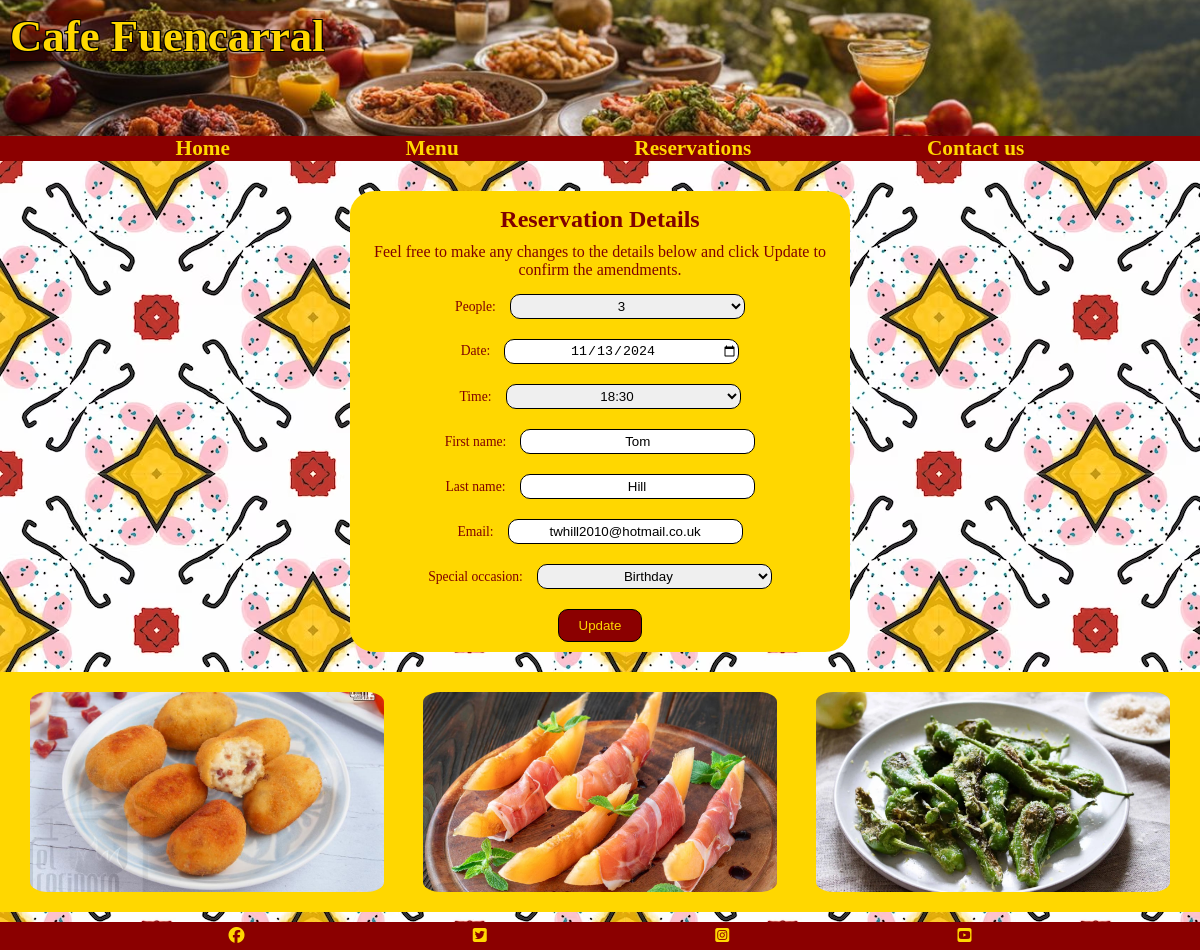
Before: /reservations/modify/FUE-JHITVHDZ/ with the older database file.
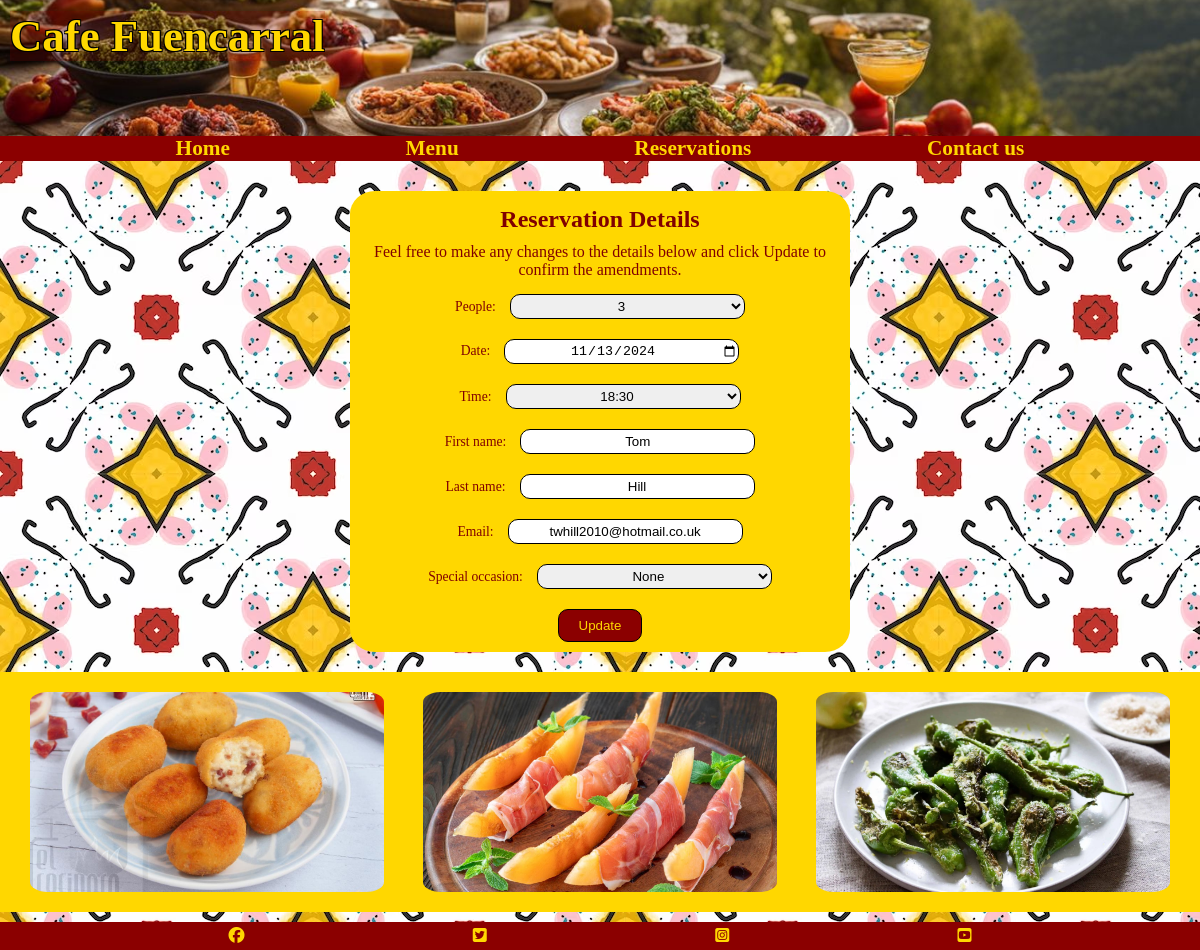
After: the same page with the newer database file.
### reservations/models.py (models this page shows, shortened)
class Reservation(models.Model):
    NUMBER_OF_PEOPLE_CHOICES = [
        (1, "1"),
        (2, "2"),
        (3, "3"),
        (4, "4"),
        (5, "5"),
        (6, "6"),
    ]
    TIME_OF_DAY_CHOICES = [
        (time(17, 0), "17:00"),
        (time(17, 30), "17:30"),
        (time(18, 0), "18:00"),
        (time(18, 30), "18:30"),
        (time(19, 0), "19:00"),
        (time(19, 30), "19:30"),
        (time(20, 0), "20:00"),
        (time(20, 30), "20:30"),
        (time(21, 0), "21:00"),
    ]
    SPECIAL_OCCASION_CHOICES = [
        ("None", "None"),
        ("Birthday", "Birthday"),
        ("Anniversary", "Anniversary"),
    ]
    STATUS_CHOICES = [
        ("Active", "Active"),
        ("Cancelled", "Cancelled"),
    ]
    people = models.IntegerField(choices=NUMBER_OF_PEOPLE_CHOICES)
    date = models.DateField()
    time = models.TimeField(choices=TIME_OF_DAY_CHOICES)
    first_name = models.CharField(max_length=200)
    last_name = models.CharField(max_length=200)
    email = models.EmailField(max_length=200)
    special_occasion = models.CharField(
        max_length=200,
        choices=SPECIAL_OCCASION_CHOICES,
        blank=True,
        default='None')
    code = models.CharField(max_length=20, blank=True, null=True)
    timestamp = models.DateTimeField(null=True, blank=True)
    status = models.CharField(
        max_length=200,
        choices=STATUS_CHOICES,
        default="Active"
    )

### reservations/views.py (the view)
# urls.py: path('modify/<str:code>/', views.modify_view, name='modify'),
def modify_view(request, code):
    reservation = get_object_or_404(Reservation, code=code)
    if reservation.status != "Active":
        return redirect('reservation:cancel', code=code)
    if request.method == 'POST':
        form = ReservationForm(request.POST, instance=reservation)
        if form.is_valid():
            form.save()
            return redirect('reservation:update', code=reservation.code)
    else:
        form = ReservationForm(instance=reservation)
    return render(request, 'reservations/modify.html', {'form': form, 'reservation': reservation})

### reservations/forms.py (shortened to what this page needs)
class ReservationForm(forms.ModelForm):
    class Meta:
        model = Reservation
        fields = ['people', 'date', 'time', 'first_name', 'last_name', 'email', 'special_occasion']
        widgets = {
            'date': forms.DateInput(attrs={'type': 'date'}),
            'first_name': forms.TextInput(attrs={'placeholder': 'First Name'}),
            'last_name': forms.TextInput(attrs={'placeholder': 'Last Name'}),
            'email': forms.EmailInput(attrs={'placeholder': 'Email'}),
        }

### reservations/templates/reservations/modify.html (shortened to what this page needs)
{% extends "base.html" %}
{% load static %}
{% block content %}
<main>
    <section class="box">
        <h2>Reservation Details</h2>
        <p>Feel free to make any changes to the details below and click Update to confirm the amendments.</p>
        {% if error_message %}
            <p>{{ error_message }}</p>
        {% else %}
            <form method="POST">
                {{ form.as_p }}
                <button type="submit">Update</button>
            </form>
        {% endif %}
    </section>
    <section class="images">
        <div id="croquetas"></div>
        <div id="melon"></div>
        <div id="peppers"></div>
    </section>
</main>
{% endblock %}

### templates/base.html (shortened to what this page needs)
{% load static %}
<html lang="en">
<head>
    {% load static %}
    <link rel="stylesheet" href="{% static 'home/style.css' %}">
</head>
<body>
    <header>
        <section id="spanish-cuisine">
            <h1><a href="{% url 'home:home' %}">Cafe Fuencarral</a></h1>
        </section>
        <section>
            <nav>
                <ul id="navbar">
                    <li><a href="{% url 'home:home' %}">Home</a></li>
                    <li><a href="{% url 'menu:menu' %}">Menu</a></li>
                    <li><a href="{% url 'reservation:reservations' %}">Reservations</a></li>
                    <li><a href="{% url 'contactus:contactus' %}">Contact us</a></li>
                </ul>
            </nav>
        </section>
    </header>
    {% block content %}
    {% endblock %}
    <footer>
        <ul id="social-media">
            <li><a href="https://www.facebook.com/" target="_blank" rel="noopener"
                    aria-label="Visit our Facebook page (opens in a new tab)"><i class="fa-brands fa-facebook"></i></a>
            </li>
            <li><a href="https://x.com/" target="_blank" rel="noopener"
                    aria-label="Visit our X page (opens in a new tab)"><i class="fa-brands fa-twitter-square"></i></a>
            </li>
            <li><a href="https://www.instagram.com/" target="_blank" rel="noopener"
                    aria-label="Visit our Instagram page (opens in a new tab)"><i
                        class="fa-brands fa-square-instagram"></i></a></li>
            <li><a href="https://www.youtube.com/" target="_blank" rel="noopener"
                    aria-label="Visit our Youtube page (opens in a new tab)"><i
                        class="fa-brands fa-youtube-square"></i></a></li>
        </ul>
    </footer>
</body>
</html>

### home/static/home/style.css (style rules this page uses)
* { margin: 0; padding: 0; }
main { background: url("images/background-image.avif"); color: maroon; padding-top: 10px; padding-bottom: 10px; }
h1 { padding: 10px; font-size: 200%; }
#navbar { list-style: none; display: flex; justify-content: space-evenly; width: 100%; font-size: 95%; font-weight: bold; background-color: darkred; }
header a { text-decoration: none; color: gold; background-color: rgb(139, 0, 0, 0.2); }
#spanish-cuisine { position: relative; background: url("images/spanish-cuisine.jpg") no-repeat center center/cover; height: 17%; color: gold; text-shadow: -1px -1px 0 black, 1px -1px 0 black, -1px 1px 0 black, 1px 1px 0 black; }
.box { background-color: gold; padding: 10px; border-radius: 5%; text-align: center; width: 80%; margin: 20px auto; }
h2, p { padding: 5px; }
.images { background-color: gold; padding: 10px; }
#croquetas { background: url("images/croquetas-de-jamon-serrano.jpeg") no-repeat center center/cover; width: 80%; height: 150px; margin: 10px auto; border-radius: 5%; }
#melon { background: url("images/melon-con-jamon.jpg") no-repeat center center/cover; width: 80%; height: 150px; margin: 10px auto; border-radius: 5%; }
#peppers { background: url("images/padron-peppers.webp") no-repeat center center/cover; width: 80%; height: 150px; margin: 10px auto; border-radius: 5%; }
label { padding: 5px; font-size: 85%; }
input, select { margin: 5px; width: 50%; text-align: center; border-style: solid; border-width: thin; border-radius: 10px; border-color: black; height: 25px; }
button { background-color: darkred; color: gold; border-style: solid; border-width: thin; border-radius: 10px; border-color: black; padding: 8px 20px; margin: 0; text-align: center; width: auto; display: inline-block; margin-top: 10px; }
footer { background-color: darkred; }
#social-media { list-style: none; display: flex; justify-content: space-evenly; width: 100%; padding-top: 5px; padding-bottom: 5px; }
footer a { color: gold; }
@media screen and (min-width: 768px) { header a { font-size: 140%; } }
@media screen and (min-width: 768px) { .box { width: 40%; margin: 20px auto; } }
@media screen and (min-width: 768px) { .images { display: flex; justify-content: space-between; } }
@media screen and (min-width: 768px) { #paella, #patatas, #tortilla, #croquetas, #melon, #peppers, #pan, #huevos, #pulpo { height: 200px; width: 30%; } }

Changed rows visible on the page:
changed Reservation "Tom": special_occasion "Birthday" → "None"
